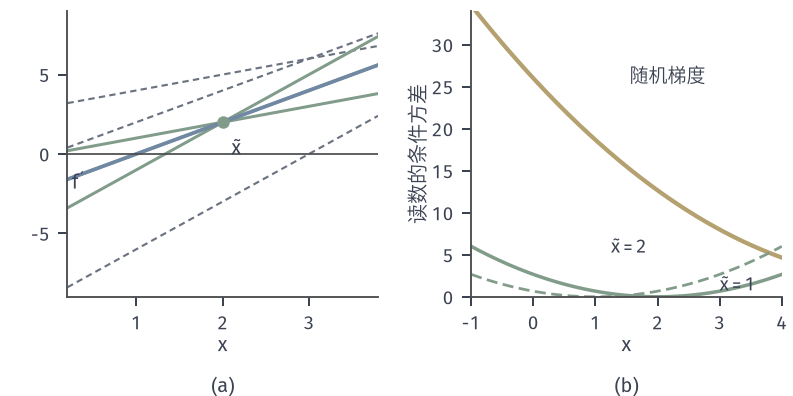

This figure's Python source:
from pathlib import Path
import sys
ROOT = next(p for p in Path(__file__).resolve().parents if (p/'build.sh').is_file() and (p/'tex/book.tex').is_file())
sys.path.insert(0, str(ROOT/'figures/00-shared/mathematical-preliminaries-upper/00-shared/comprehension-figures'))
from support import figure, save, BLUE, GREEN, YELLOW, RED, PURPLE, INK, MUTED, GRID, BLUE_FILL, GREEN_FILL, YELLOW_FILL, RED_FILL, PURPLE_FILL
import numpy as np
HERE = Path(__file__).resolve().parent
STROKE = '#4C4D4F'
# 贯穿例：f_i(x)=a_i(x-b_i)^2/2，a=(1,2,3)，b=(-3,0,3)；f(x)=(x-1)^2+5，x*=1。
A = np.array([1., 2., 3.]); B = np.array([-3., 0., 3.])
def gi(x): return A*(x-B)
def panel(fig, left, right, top, bottom, wspace=.3, hspace=.2):
    fig.set_layout_engine(None)
    fig.subplots_adjust(left=left, right=right, top=top, bottom=bottom, wspace=wspace, hspace=hspace)
def tag(fig, ax, s, y=.05):
    p = ax.get_position(); fig.text((p.x0+p.x1)/2, y, s, ha='center', va='top')

xt=2.;gt=2.
fig,(a,b)=figure(width_mm=112,height_mm=56,ncols=2)
panel(fig,.085,.985,.97,.25,wspace=.3)
x=np.linspace(.2,3.8,200)
for Ai,Bi in zip(A,B):
    a.plot(x,Ai*(x-Bi),color=MUTED,lw=.85,ls=(0,(3,2)))
    a.plot(x,Ai*(x-xt)+gt,color=GREEN,lw=1.2)
a.plot(x,2*x-2,color=BLUE,lw=1.5)
a.plot([xt],[gt],'o',ms=5,color=GREEN,mew=0,zorder=6)
a.axhline(0,color=STROKE,lw=.7)
a.text(.25,-2.2,"$f'$",fontsize=8,color=INK); a.text(2.1,.95,r'$\tilde{x}$',fontsize=8,va='top')
a.set_xlim(.2,3.8); a.set_ylim(-9,9); a.set_xlabel('$x$',labelpad=1)
xx=np.linspace(-1,4,300); d=xx-1
b.plot(xx,(2*d*d-20*d+56)/3,color=YELLOW,lw=1.7)
b.plot(xx,(2/3)*(xx-2)**2,color=GREEN,lw=1.4)
b.plot(xx,(2/3)*(xx-1)**2,color=GREEN,lw=1.1,ls=(0,(4,2)))
b.text(1.55,25.5,'随机梯度',fontsize=7.5); b.text(1.25,5.2,r'$\tilde{x}=2$',fontsize=7.5); b.text(3.0,.25,r'$\tilde{x}=1$',fontsize=7.5,va='bottom')
b.set_xlabel('$x$',labelpad=1); b.set_ylabel('读数的条件方差',labelpad=1); b.set_xlim(-1,4); b.set_ylim(0,34)
tag(fig,a,'(a)'); tag(fig,b,'(b)')
save(fig,HERE,'figure',{'snapshot':xt})
